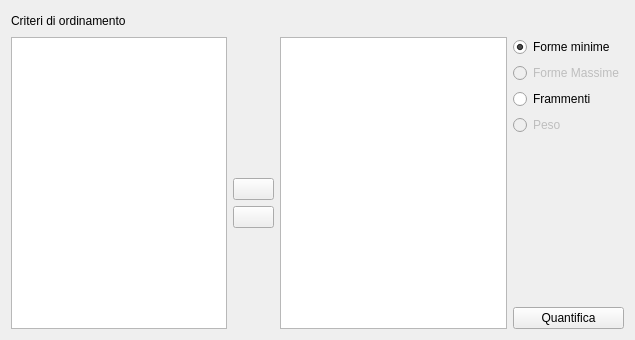
<?xml version="1.0" encoding="UTF-8"?>
<ui version="4.0">
 <class>quantPanel</class>
 <widget class="QDialog" name="quantPanel">
  <property name="windowModality">
   <enum>Qt::NonModal</enum>
  </property>
  <property name="geometry">
   <rect>
    <x>0</x>
    <y>0</y>
    <width>635</width>
    <height>340</height>
   </rect>
  </property>
  <property name="windowTitle">
   <string>Ordina</string>
  </property>
  <property name="windowIcon">
   <iconset>
    <normaloff/>
   </iconset>
  </property>
  <layout class="QGridLayout">
   <item row="0" column="0">
    <widget class="QLabel" name="label">
     <property name="text">
      <string>Criteri di ordinamento</string>
     </property>
    </widget>
   </item>
   <item row="0" column="1" colspan="4">
    <spacer>
     <property name="orientation">
      <enum>Qt::Horizontal</enum>
     </property>
     <property name="sizeHint" stdset="0">
      <size>
       <width>387</width>
       <height>20</height>
      </size>
     </property>
    </spacer>
   </item>
   <item row="1" column="0" rowspan="9" colspan="2">
    <widget class="QListWidget" name="FieldsList">
     <property name="acceptDrops">
      <bool>true</bool>
     </property>
     <property name="editTriggers">
      <set>QAbstractItemView::DoubleClicked|QAbstractItemView::EditKeyPressed|QAbstractItemView::SelectedClicked</set>
     </property>
     <property name="dragEnabled">
      <bool>true</bool>
     </property>
     <property name="dragDropOverwriteMode">
      <bool>true</bool>
     </property>
     <property name="dragDropMode">
      <enum>QAbstractItemView::NoDragDrop</enum>
     </property>
     <property name="alternatingRowColors">
      <bool>true</bool>
     </property>
     <property name="selectionMode">
      <enum>QAbstractItemView::SingleSelection</enum>
     </property>
     <property name="viewMode">
      <enum>QListView::ListMode</enum>
     </property>
    </widget>
   </item>
   <item row="1" column="2" rowspan="5">
    <spacer>
     <property name="orientation">
      <enum>Qt::Vertical</enum>
     </property>
     <property name="sizeHint" stdset="0">
      <size>
       <width>41</width>
       <height>81</height>
      </size>
     </property>
    </spacer>
   </item>
   <item row="1" column="3" rowspan="9">
    <widget class="QListWidget" name="FieldListsort">
     <property name="acceptDrops">
      <bool>true</bool>
     </property>
     <property name="autoScroll">
      <bool>false</bool>
     </property>
     <property name="editTriggers">
      <set>QAbstractItemView::DoubleClicked|QAbstractItemView::EditKeyPressed</set>
     </property>
     <property name="showDropIndicator" stdset="0">
      <bool>false</bool>
     </property>
     <property name="dragEnabled">
      <bool>false</bool>
     </property>
     <property name="dragDropOverwriteMode">
      <bool>false</bool>
     </property>
     <property name="dragDropMode">
      <enum>QAbstractItemView::InternalMove</enum>
     </property>
     <property name="alternatingRowColors">
      <bool>true</bool>
     </property>
     <property name="selectionBehavior">
      <enum>QAbstractItemView::SelectRows</enum>
     </property>
     <property name="movement">
      <enum>QListView::Free</enum>
     </property>
     <property name="viewMode">
      <enum>QListView::ListMode</enum>
     </property>
    </widget>
   </item>
   <item row="1" column="4">
    <widget class="QRadioButton" name="radioButtonFormeMin">
     <property name="text">
      <string>Forme minime</string>
     </property>
     <property name="checked">
      <bool>true</bool>
     </property>
    </widget>
   </item>
   <item row="2" column="4">
    <widget class="QRadioButton" name="radioButtonFormeMax">
     <property name="enabled">
      <bool>false</bool>
     </property>
     <property name="text">
      <string>Forme Massime</string>
     </property>
    </widget>
   </item>
   <item row="5" column="4" rowspan="4">
    <spacer>
     <property name="orientation">
      <enum>Qt::Vertical</enum>
     </property>
     <property name="sizeHint" stdset="0">
      <size>
       <width>91</width>
       <height>171</height>
      </size>
     </property>
    </spacer>
   </item>
   <item row="6" column="2">
    <widget class="QPushButton" name="pushButtonRight">
     <property name="focusPolicy">
      <enum>Qt::NoFocus</enum>
     </property>
     <property name="text">
      <string/>
     </property>
     <property name="icon">
      <iconset resource="resources.qrc">
       <normaloff>:/images/6_rightArrow.png</normaloff>:/images/6_rightArrow.png</iconset>
     </property>
     <property name="checkable">
      <bool>false</bool>
     </property>
     <property name="autoDefault">
      <bool>true</bool>
     </property>
    </widget>
   </item>
   <item row="7" column="2">
    <widget class="QPushButton" name="pushButtonLeft">
     <property name="focusPolicy">
      <enum>Qt::NoFocus</enum>
     </property>
     <property name="text">
      <string/>
     </property>
     <property name="icon">
      <iconset resource="resources.qrc">
       <normaloff>:/images/4_leftArrow.png</normaloff>:/images/4_leftArrow.png</iconset>
     </property>
     <property name="checkable">
      <bool>false</bool>
     </property>
     <property name="autoDefault">
      <bool>true</bool>
     </property>
    </widget>
   </item>
   <item row="8" column="2" rowspan="2">
    <spacer>
     <property name="orientation">
      <enum>Qt::Vertical</enum>
     </property>
     <property name="sizeHint" stdset="0">
      <size>
       <width>41</width>
       <height>121</height>
      </size>
     </property>
    </spacer>
   </item>
   <item row="9" column="4">
    <widget class="QPushButton" name="pushButtonQuant">
     <property name="focusPolicy">
      <enum>Qt::NoFocus</enum>
     </property>
     <property name="text">
      <string>Quantifica</string>
     </property>
     <property name="checkable">
      <bool>false</bool>
     </property>
     <property name="autoDefault">
      <bool>true</bool>
     </property>
    </widget>
   </item>
   <item row="3" column="4">
    <widget class="QRadioButton" name="radioButtonFrammenti">
     <property name="enabled">
      <bool>true</bool>
     </property>
     <property name="text">
      <string>Frammenti</string>
     </property>
    </widget>
   </item>
   <item row="4" column="4">
    <widget class="QRadioButton" name="radioButtonPeso">
     <property name="enabled">
      <bool>false</bool>
     </property>
     <property name="text">
      <string>Peso</string>
     </property>
    </widget>
   </item>
  </layout>
 </widget>
 <resources>
  <include location="resources.qrc"/>
 </resources>
 <connections/>
</ui>
